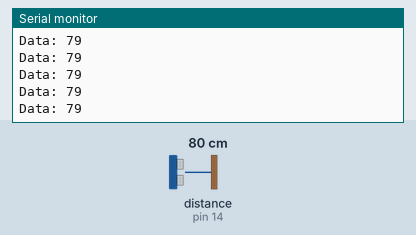
Recording of a sketch running on a simulated Arduino Uno, built with avr-gcc and run on an emulated ATmega328P. Parts: the last lines printed to the serial monitor. Wiring (inferred from the names in the program): ultrasonic range finder: trigger pin 14; echo pin 14. Inputs (shaded band) come from the test bench; at power-on: distance to the obstacle (sensor on pin 14) 80 cm. The echo pulse lasts 58.3 µs per cm.

Above: at 1.2 s.
1.3 s: distance to the obstacle (sensor on pin 14) set to 2 cm
At 2.0 s:
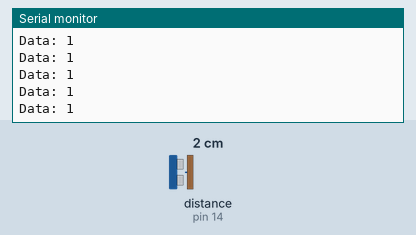
4.3 s: distance to the obstacle (sensor on pin 14) set to 18 cm
At 4.9 s:
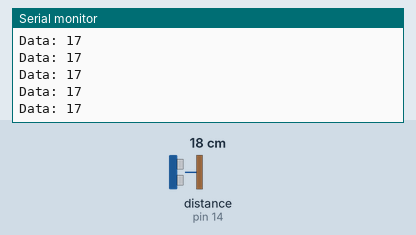
Timing chart, 0 to 7.3 s (numbered marks = the images above; inputs shaded):
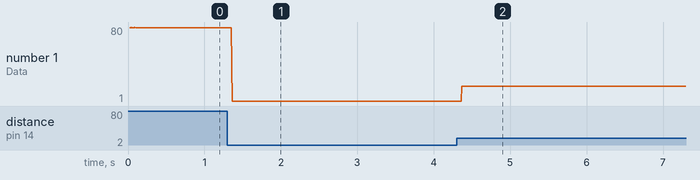

The sketch:

UltrasonicTESTFourPin.ino
```cpp
// Signal for ultrasonic sensor
#include "Ultrasonic.h"

#define signal 14


Ultrasonic front(signal);


void setup() {
  //front.SetPinMode();
  Serial.begin(9600);
  Serial.println("This thing does work");

}
int counter = 0;
void loop()
{
  Serial.print("\nData: ");
  int dist = front.input();
  if(dist != 0)
    Serial.print(dist);
  counter++;

}
```

Ultrasonic.cpp
```cpp
#include "Ultrasonic.h"

Ultrasonic::Ultrasonic(int sig)
{
  signal = sig;
}
Ultrasonic::Ultrasonic()
{

}
void Ultrasonic::SetPinMode()
{
  pinMode(signal,OUTPUT);
}

int Ultrasonic::input()
{
  int ultrasoundValue;
  int echo;
  pinMode(signal,OUTPUT);
  digitalWrite(signal,LOW);
  delayMicroseconds(2);
  digitalWrite(signal,HIGH);
  delayMicroseconds(5);
  digitalWrite(signal,LOW);
  pinMode(signal,INPUT);
  digitalWrite(signal,HIGH);
  echo = pulseIn(signal,HIGH);
  ultrasoundValue = (echo/58.138);
  return ultrasoundValue;

}
```

Ultrasonic.h
```cpp
#pragma once
#include "Arduino.h"
#define CAPACITY 50


class Ultrasonic
{
	private:

    int signal;

	public:
		Ultrasonic(int sig);
    Ultrasonic();
		int input();
		void SetPinMode();

};
```

Measured:
- after the input at 1.3 s, the serial monitor: prints a new line after 0.06 s (image 1)
- after the input at 4.3 s, the serial monitor: prints a new line after 0.07 s (image 2)
- plotted number 1: 79 → 1 after the input at 1.3 s, 1 → 17 after the input at 4.3 s
